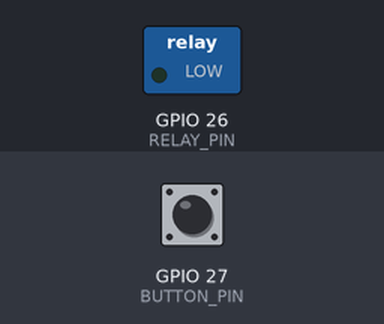
Recording of a program running on a simulated ESP32. Parts: switched loads named in the program (green lamp = pin HIGH). Inputs (shaded band) come from the test bench; at power-on: GPIO 27 (BUTTON_PIN) LOW.

Above: at 1.2 s.
1.3 s: GPIO 27 (BUTTON_PIN) pulled HIGH for 0.15 s
At 2.6 s:
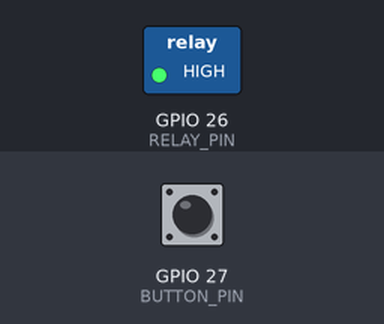
3.0 s: GPIO 27 (BUTTON_PIN) pulled HIGH for 1 s
At 4.5 s:
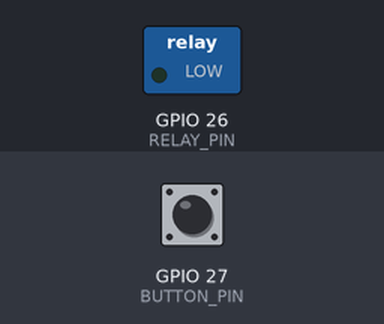
5.5 s: GPIO 27 (BUTTON_PIN) pulled HIGH for 3.2 s
At 9.5 s:
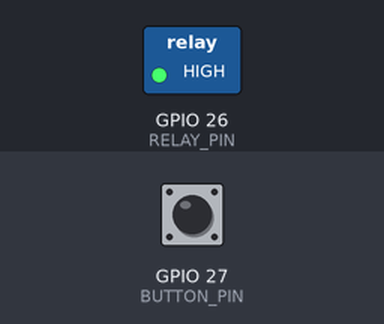
Timing chart, 0 to 11.0 s (numbered marks = the images above; inputs shaded):
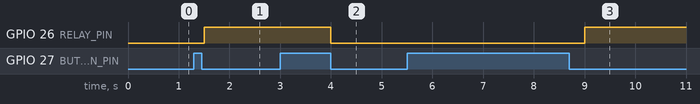

Measured:
- after the input at 1.3 s, GPIO 26 (RELAY_PIN): LOW → HIGH after 0.20 s
- after the input at 3.0 s, GPIO 26 (RELAY_PIN): HIGH → LOW after 1.0 s
- after the input at 5.5 s, GPIO 26 (RELAY_PIN): LOW → HIGH after 3.5 s

The program:

main.cpp
```cpp
#pragma region INCLUDE SECTION

  #include <Arduino.h>
  // #include <WiFi.h>
  // #include <WebServer.h>

#pragma endregion

#pragma region DEFINE SECTION

  #define SOIL_MOISTURE_PIN 25
  #define RELAY_PIN         26
  #define BUTTON_PIN        27

#pragma endregion

#pragma region DEFINE VARIABLE

  volatile bool buttonPressed = false;
  volatile u_int8_t rawPressedCount =0;
  volatile u_int8_t lastButtonPressMS =0;

#pragma endregion

#pragma region FUNCTION PROTOTYPE SECTION

  void toggleRelay(void* parameter);

  float moistureConverter(uint16_t sensorRead);
  void ICACHE_RAM_ATTR ButtonISR();
#pragma endregion

void setup() {
  // put your setup code here, to run once:
  Serial.begin(115200);
  pinMode(RELAY_PIN, OUTPUT);
  pinMode(BUTTON_PIN, INPUT_PULLDOWN);
  attachInterrupt(BUTTON_PIN , ButtonISR, FALLING);
  xTaskCreatePinnedToCore(toggleRelay, "toggleRelay", 1024, NULL , 2, NULL,0);
}

void loop() {
//
  // Serial.printf("Debounce Presses: %d\n", buttonPressed);
  // Serial.printf("Raw Presses: %d\n", rawPressedCount);
  // delay(5000);
}

#pragma region FUNCTION IMPLEMENTATION

  float moistureConverter(uint16_t sensorRead){
    return 100 - ((sensorRead/4095.00)*100);
  }

  void ICACHE_RAM_ATTR ButtonISR(){
    rawPressedCount ++;
    if((millis() - lastButtonPressMS) >200) {
      lastButtonPressMS = millis();
      buttonPressed = !buttonPressed;
    }
  }

  void toggleRelay( void* parameter){
    while (true)
    {
      if(buttonPressed){
        digitalWrite(RELAY_PIN, HIGH);
      }else{
        digitalWrite(RELAY_PIN, LOW);
      }

      vTaskDelay(500/portTICK_PERIOD_MS);
    }

  }

#pragma endregion
```
